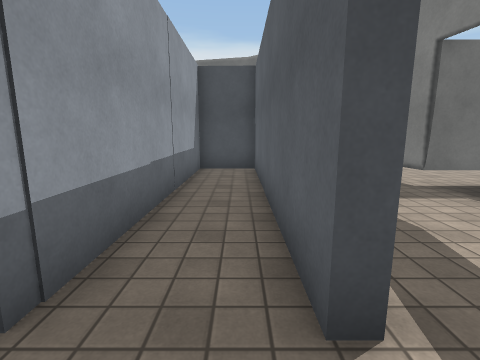
View 1 (above)

14 first-person views from a walk through a 3-D level made in the Unity game engine. The camera is 1.3 m above the floor, tilts 10° down and sees 85° across. The floor is counted in squares, 1 m on a side. Each view is taken from the middle of a square. On the plan, view 1 faces up. The plan holds only what a view shows up to about 13 squares ahead; the rest is blank. The place goes on beyond the plan. Surface patterns are stand-ins for the level's own textures.

View 2
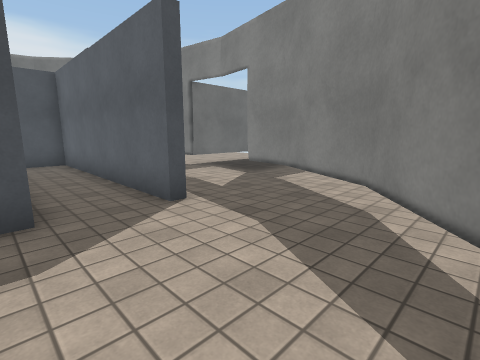

View 3
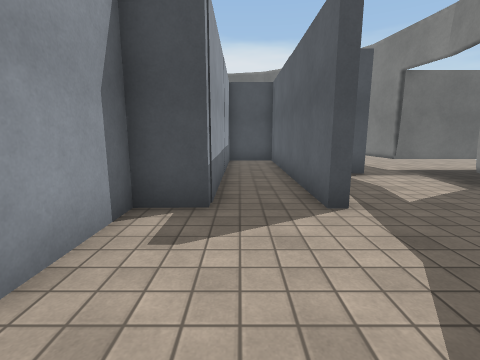

View 4
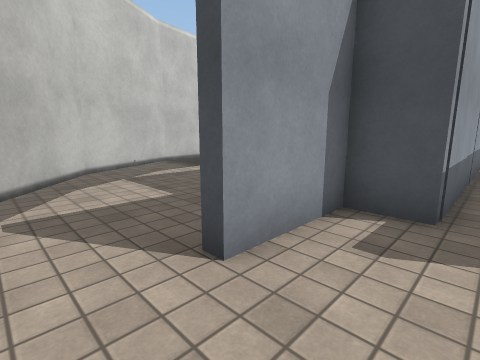

View 5
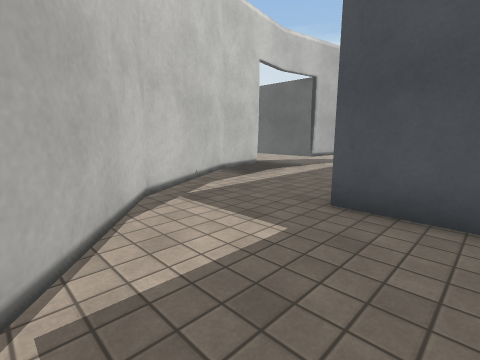

View 6
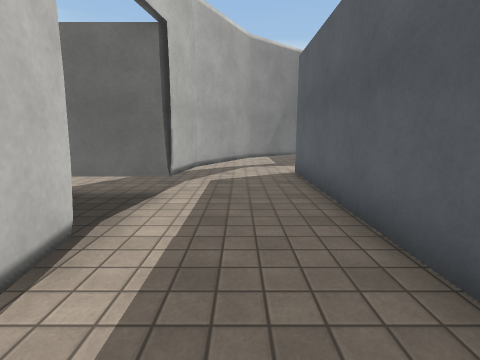

View 7
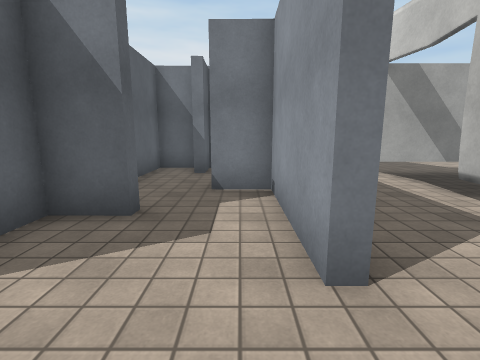

View 8
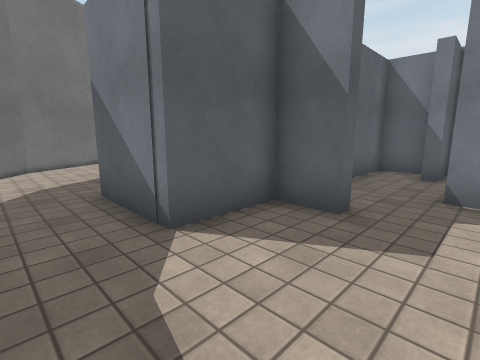

View 9
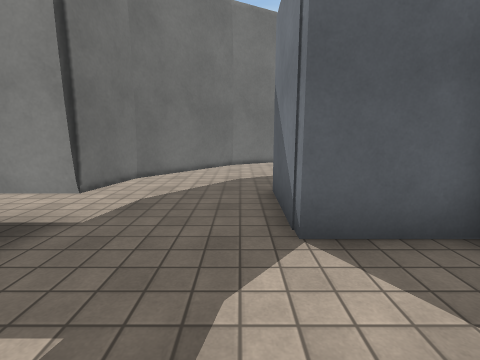

View 10
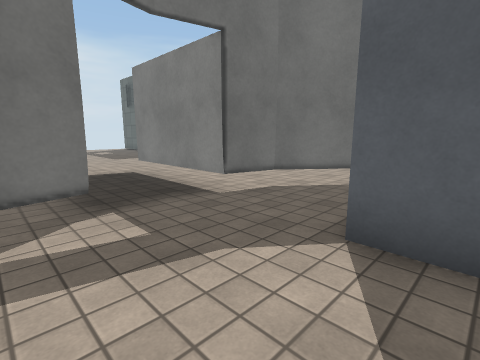

View 11
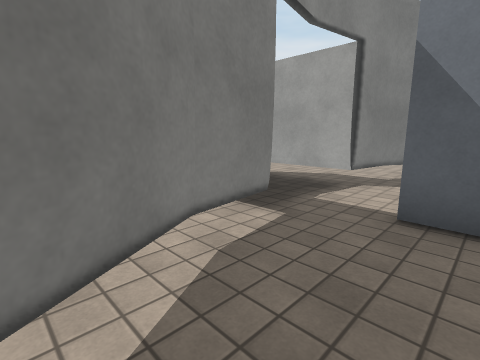

View 12
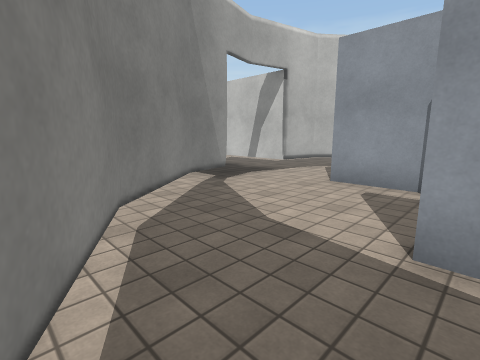

View 13
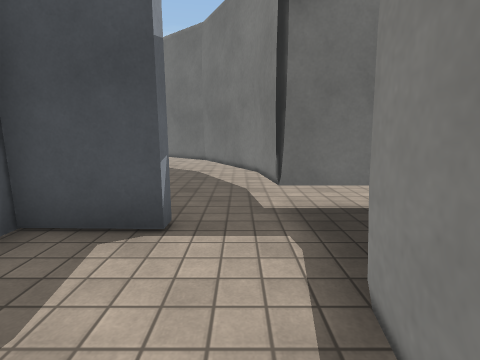

View 14
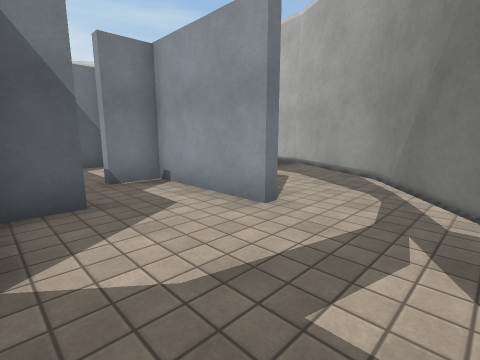

### Floor plan
Points are (right, up) in squares from view 1. A wall is a line through its corners. A room is listed if a view was taken in it or the views show most of it. See-through windows are left out.
Room 1 (views 1, 2, 3, 4, 12, 13)
walls: (0.9, 2) (0.9, 1.6) (0.6, 1.6) (0.6, 9.9) (-1.5, 9.9) (-1.5, 1.5) (-2.9, 1.5) (-2.9, -1.3); (3, 5.8) (3, 5.3) (0.9, 5.4); (-1.1, -3.6) (0.4, -3.2) (2.7, -1.3) (4.4, 1.6) (4.6, 3.2)
ways out: opening at (-3, -2.5) to room 2; opening at (4, 5.5) to room 4
Room 2 (views 5, 6)
walls: (-6.1, 2.9) (-6.1, 9.9) (-5.7, 9.9); (-9.5, 3.2) (-9.2, 1.5) (-7.6, -1.3) (-5.2, -3.2) (-3.9, -3.5); (-4.1, 1.5) (-6.2, 1.5); (-2.9, -1.3) (-3.4, -1.3); (-6.3, 12.2) (-7.6, 11.2) (-9.2, 8.4) (-9.5, 6.7)
ways out: opening at (-3, -2.5) to room 1; opening at (-6, 10.5) to room 3
Room 3 (views 7, 8, 9, 10, 14)
walls: (-3.3, 7.5) (-3.3, 7.9) (-1.9, 7.9) (-1.9, 10.3) (1, 10.2); (-5.7, 9.9) (-5.7, 5.9) (-4.3, 5.9) (-4.3, 5.5); (-3.8, 13.4) (-4.9, 13.2); (-5.4, 12.9) (-6.3, 12.2); (2.8, 11.2) (0.4, 13.1) (-1, 13.4); (-3.3, 1.9) (-1.9, 1.9) (-1.9, 4.2); (-5.6, 1.9) (-3.8, 1.9) (-3.8, 3.2) (-3.4, 3.2)
ways out: opening at (-6, 10.5) to room 2; opening at (2, 11) to room 4
Room 4 (view 11)
walls: (4.6, 6.7) (4.3, 8.3) (2.8, 11.2); (2, 5.8) (3, 5.8)
ways out: opening at (4, 5.5) to room 1; opening at (2, 11) to room 3

Where each view was taken, in squares from view 1:
view 1: 0 up, 0 right, facing up
view 2: 3 down, 2 left, facing up-right
view 3: 3 down, 1 left, facing up
view 4: 3 down, 1 left, facing up-left
view 5: 3 down, 4 left, facing up-left
view 6: 1 up, 8 left, facing up
view 7: 12 up, 5 left, facing down
view 8: 12 up, 5 left, facing down-right
view 9: 11 up, 5 left, facing right
view 10: 9 up, 5 left, facing up-right
view 11: 10 up, 2 right, facing down-right
view 12: 2 up, 4 right, facing down-left
view 13: 2 up, 4 right, facing up
view 14: 13 up, 2 left, facing down-left
